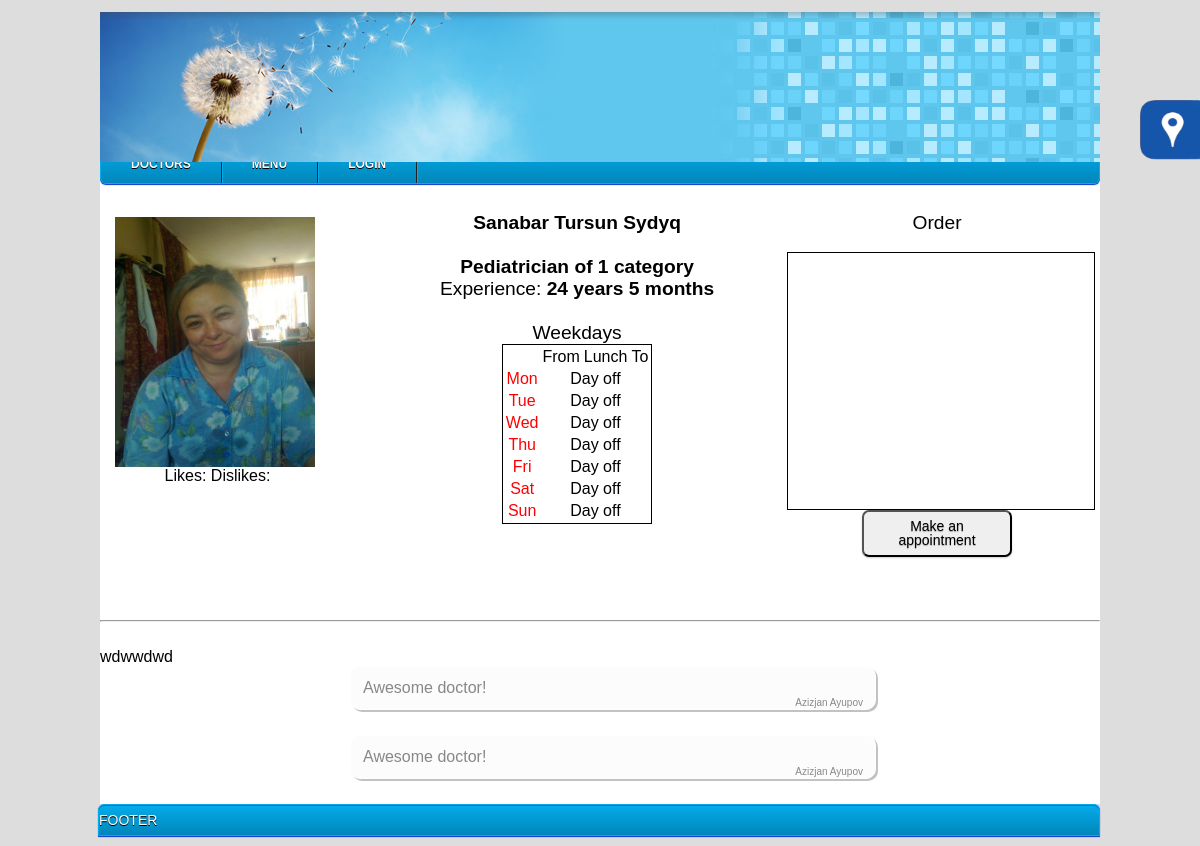
/index.php?doctor=29, run on the app's committed database.
### tables this page shows
CREATE TABLE IF NOT EXISTS `Employee` (
  `Emp_ID` int(11) NOT NULL,
  `Class` int(11) NOT NULL,
  `First_Name` varchar(30) NOT NULL,
  `Surname` varchar(25) NOT NULL,
  `Middle_Name` varchar(30) DEFAULT NULL,
  `Prof` int(3) NOT NULL,
  `CarierStart` date NOT NULL,
  `Category` int(1) DEFAULT '5',
  `Phone_num` varchar(13) DEFAULT NULL,
  `Passport_data` varchar(30) NOT NULL,
  `Receipt_Date` date NOT NULL,
  `Image` varchar(50) NOT NULL,
  `CurriculumVitae` longtext NOT NULL
);

CREATE TABLE IF NOT EXISTS `Staff` (
  `Id` int(11) NOT NULL,
  `Name` varchar(30) NOT NULL,
  `Salary` double NOT NULL,
  `Unit` int(1) NOT NULL,
  `Image` varchar(50) NOT NULL
);

CREATE TABLE IF NOT EXISTS `Emp_comments` (
  `Emp_comments_ID` int(11) NOT NULL,
  `Emp_ID` int(5) NOT NULL,
  `Patient_Id` int(11) NOT NULL,
  `Date` timestamp NOT NULL DEFAULT CURRENT_TIMESTAMP,
  `Text` text NOT NULL
);

CREATE TABLE IF NOT EXISTS `patients` (
  `ID` int(11) NOT NULL,
  `First_Name` varchar(30) NOT NULL,
  `Middle_Name` varchar(30) DEFAULT NULL,
  `Second_Name` varchar(30) NOT NULL,
  `Birth_Date` date NOT NULL,
  `Gender` tinyint(1) NOT NULL DEFAULT '1',
  `Insurance_Category` int(10) DEFAULT NULL,
  `Diagnosis` int(11) NOT NULL,
  `Virus` tinyint(1) NOT NULL,
  `Receipt_Date` date NOT NULL,
  `Prof` varchar(25) NOT NULL,
  `Address` varchar(70) NOT NULL,
  `Phone` varchar(20) NOT NULL,
  `Email` varchar(30) NOT NULL,
  `Care_Doctor` int(5) NOT NULL,
  `Advisers` tinyint(1) DEFAULT NULL COMMENT 'If a patient has advisers here will 1 and we start to search him being sure he exists',
  `Care_Doctor_Prof` int(5) NOT NULL,
  `Photo` varchar(50) NOT NULL,
  `Comment` varchar(150) DEFAULT NULL
);

### pages/doctor.php (the view, shortened to what this page needs)
<?php
	if(isset($_GET[doctor])){
		$result = $mysqli->query("SELECT * FROM Employee WHERE Emp_ID=$_GET[doctor]");
		$data = $result->fetch_array();
		$result = $mysqli->query("SELECT Name FROM Staff WHERE Id = $data[Prof]");
		$dataFromStaff = $result->fetch_array();
		$currentDate = date('m/d/Y');
		$diff = abs(strtotime($currentDate) - strtotime($data[CarierStart]));
		$years = floor($diff / (365*60*60*24));
		$months = floor(($diff - $years * 365*60*60*24) / (30*60*60*24));
		$query = $mysqli->query("SELECT Likes, Dislikes FROM Rating WHERE Emp_ID = $data[Emp_ID]");
		$rating = $query->fetch_array(MYSQLI_ASSOC);
		print "
			<div class='docInfo'>
				<div class='doc_photo_rating'>
					<img src='../images/$data[Image]'>
					<div class='rating'>
						Likes: $rating[Likes]";
						print "
						Dislikes: $rating[Dislikes]
					</div>
				</div>";
				$workdays = array();
						print "
				<div class='doc_about'>
						<center><big><b>$data[First_Name] $data[Middle_Name] $data[Surname]<br><br>
					$dataFromStaff[Name] of $data[Category] category <br>
					</b>Experience:<b> $years years $months months</b><br>
					<br>
					<table class='brd' id='textCenter'>
						<tr><td></td><td>From</td><td colspan='2'>Lunch</td><td style='text-align: center;'>To</td></tr>Weekdays";
						if (!in_array("Mon", $workdays)) print "<tr><td><font color='red'>Mon</font></td><td colspan='4' style='text-align:center'>Day off</td></tr>";
						if (!in_array("Tue", $workdays)) print "<tr><td><font color='red'>Tue</font></td><td colspan='4' style='text-align:center'>Day off</td></tr>";
						if (!in_array("Wed", $workdays)) print "<tr><td><font color='red'>Wed</font></td><td colspan='4' style='text-align:center'>Day off</td></tr>";
						if (!in_array("Thu", $workdays)) print "<tr><td><font color='red'>Thu</font></td><td colspan='4' style='text-align:center'>Day off</td></tr>";
						if (!in_array("Fri", $workdays)) print "<tr><td><font color='red'>Fri</font></td><td colspan='4' style='text-align:center'>Day off</td></tr>";
						if (!in_array("Sat", $workdays)) print "<tr><td><font color='red'>Sat</font></td><td colspan='4' style='text-align:center'>Day off</td></tr>";
						if (!in_array("Sun", $workdays)) print "<tr><td><font color='red'>Sun</font></td><td colspan='4' style='text-align:center'>Day off</td></tr>";
						print "
					</table>";
					print "</big></center>
				</div>
				<div id='orderView'>
					<center> <big> Order </big> </center> <br>
					<div id='orderAction'>
						<script>
							window.onload = function() {
								orderView($data[Emp_ID]);
							};
						</script>
					</div>
					<center><button class='button' onClick='hiddenShow(\"b1\"); ";
							if(!$_SESSION['log'])
									echo "unregVisitorForm(".$data[Emp_ID].");'";
								else
									echo "datePicker($data[Emp_ID], ".$_SESSION[userData][ID].", 0);'";
							print " id='button11'>Make an appointment</button></center><br>
				</div>
			</div>
			<hr><br>$data[CurriculumVitae]<br>";
		$result = $mysqli->query("SELECT * FROM Emp_comments WHERE Emp_ID = $data[Emp_ID] ORDER by `Date` DESC") or die(mysql_error());
		$comments = $result->fetch_array();
		if($comments){
			do
			{
				$res = $mysqli->query("SELECT First_Name, Second_Name, ID FROM patients WHERE ID = $comments[Patient_Id]") or die(mysql_error());
				$patientData = $res->fetch_array();
				print "<div class='comment_block'>";
							if($_SESSION['class'] == 4 and $patientData[ID] == $_SESSION[userData][ID])
								print "$comments[Text] <a href='../phpHendlers/commentDeleting.php?id=$comments[Emp_comments_ID]&from=$data[Emp_ID]' style='text-decoration: none; text-color: grey'>&#10005</a><br>";
							else
								print "$comments[Text]<br>";
				print "<div class='comment_signiture'>$patientData[First_Name] $patientData[Second_Name]</div></div>";
			}
			while($comments = $result->fetch_array());
		}else{
			print '<centr>Nobody leaves a comment<br></center>';
		}
    }
?>

### styles/css.css (style rules this page uses)
* { font-family: Arial; }
body { background-color: #ddd; }
.button, input[type="submit"] { width: 100px; display: inline-block; outline: none; cursor: pointer; text-align: center; text-decoration: none; font: 14px/100% Arial, Helvetica, sans-serif; padding: .5em 2em .55em; text-shadow: 0 1px 1px rgba(0,0,0,.3); -webkit-border-radius: .5em; -moz-border-radius: .5em; border-radius: .5em; -webkit-box-shadow: 0 1px 2px rgba(0,0,0,.2); -moz-box-shadow: 0 1px 2px rgba(0,0,0,.2); box-shadow: 0 1px 2px rgba(0,0,0,.2); }
#button11 { width: 150px; }
.brd { border: 1px solid black; }
#textCenter td { text-align: center; }
.docInfo { margin: 0px 10px; min-height: 400; }
.doc_photo_rating { width: 205px; height: 270px; float: left; padding: 5 0 0 5; }
.doc_photo_rating img { width: 200px; height: 250px; float: top; }
.rating { text-align: center; }
.doc_about { margin-left: 120px; float: left; }
#orderView { float: right; width: 300px; height: 250px; margin: 0px 3px 3px 10px; }
#orderAction { width: 300px; height: 250px; padding: 3px 3px 3px 3px; border: solid black 1px; overflow: auto; }
.comment_signiture { float: right; font-size: 10px; text-align: right; }
.comment_block { padding:12px; width:500px; position:relative; background-color:#fcfcfc; border:1px solid white; color:#888; margin-bottom:25px; -moz-border-radius:10px; -webkit-border-radius:10px; border-radius:10px; left:50%; margin-left:-250px; -moz-box-shadow:2px 2px 0 #c2c2c2; -webkit-box-shadow:2px 2px 0 #c2c2c2; box-shadow:2px 2px 0 #c2c2c2; }

### data on the page
employee: Image (picture), First_Name "Sanabar", Middle_Name "Tursun", Surname "Sydyq", Category "1", CurriculumVitae "wdwwdwd"
staff: Name "Pediatrician"
patients: First_Name "Azizjan", Second_Name "Ayupov"
emp_comments: Text "Awesome doctor!"
emp_comments: Text "Awesome doctor!", Patient_Id.First_Name "Azizjan", Patient_Id.Second_Name "Ayupov"
